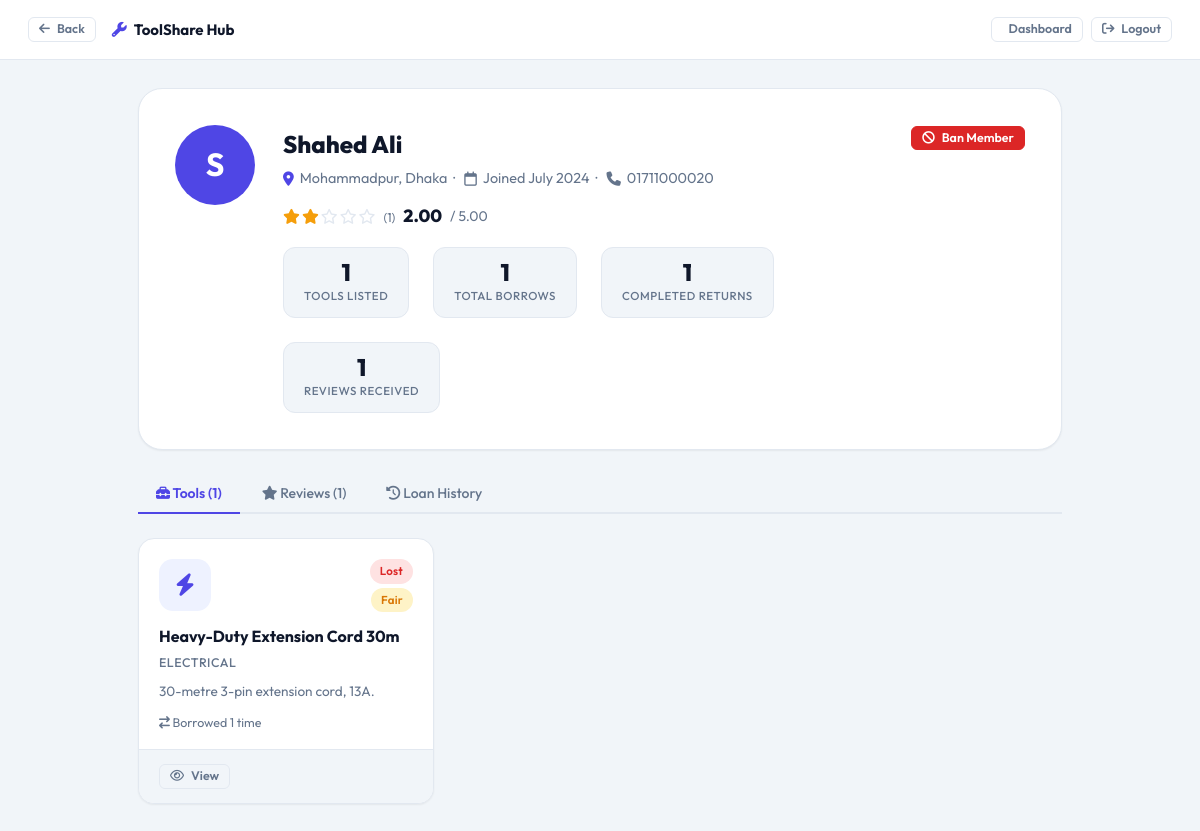
The page /profile.php?id=20 (signed in) on the database its author committed.
### tables this page shows
CREATE TABLE `member` (
  `member_id` int(11) NOT NULL AUTO_INCREMENT,
  `name` varchar(150) NOT NULL,
  `email` varchar(150) NOT NULL,
  `phone` varchar(20) DEFAULT NULL,
  `password` varchar(255) NOT NULL,
  `area_id` int(11) NOT NULL,
  `avg_rating` decimal(3,2) DEFAULT 0.00,
  `total_loans` int(11) DEFAULT 0,
  `is_banned` tinyint(1) NOT NULL DEFAULT 0,
  `profile_bio` text DEFAULT NULL,
  `role` enum('Admin','Member') DEFAULT 'Member',
  `created_at` datetime DEFAULT current_timestamp(),
  PRIMARY KEY (`member_id`),
  UNIQUE KEY `email` (`email`),
  CONSTRAINT `member_ibfk_1` FOREIGN KEY (`area_id`) REFERENCES `area` (`area_id`)
);

CREATE TABLE `area` (
  `area_id` int(11) NOT NULL AUTO_INCREMENT,
  `area_name` varchar(100) NOT NULL,
  `district` varchar(100) NOT NULL,
  PRIMARY KEY (`area_id`)
);

CREATE TABLE `tool` (
  `tool_id` int(11) NOT NULL AUTO_INCREMENT,
  `owner_id` int(11) NOT NULL,
  `category_id` int(11) NOT NULL,
  `name` varchar(200) NOT NULL,
  `condition` enum('New','Good','Fair','Needs Inspection') DEFAULT 'Good',
  `status` enum('Available','On Loan','Needs Inspection','Lost') DEFAULT 'Available',
  `description` text DEFAULT NULL,
  `created_at` datetime DEFAULT current_timestamp(),
  PRIMARY KEY (`tool_id`),
  CONSTRAINT `tool_ibfk_1` FOREIGN KEY (`owner_id`) REFERENCES `member` (`member_id`),
  CONSTRAINT `tool_ibfk_2` FOREIGN KEY (`category_id`) REFERENCES `category` (`category_id`)
);

CREATE TABLE `category` (
  `category_id` int(11) NOT NULL AUTO_INCREMENT,
  `name` varchar(100) NOT NULL,
  `description` text DEFAULT NULL,
  PRIMARY KEY (`category_id`),
  UNIQUE KEY `name` (`name`)
);

### profile.php (the view, shortened to what this page needs)
<?php
require_once 'db.php';
$viewer_id   = (int)$_SESSION['member_id'];
$viewer_role = $_SESSION['role'] ?? 'Member';
$target_id   = (int)($_GET['id'] ?? $viewer_id);
$member = fetchOne("
    SELECT m.*, a.area_name, a.district
    FROM Member m
    JOIN Area a ON m.area_id=a.area_id
    WHERE m.member_id=$target_id
");
$is_own_profile = ($viewer_id === $target_id);
$is_admin       = ($viewer_role === 'Admin');
$review_count = fetchOne("
    SELECT COUNT(*) AS cnt FROM Review WHERE reviewee_id=$target_id
")['cnt'];
$tools_count = fetchOne("
    SELECT COUNT(*) AS cnt FROM Tool WHERE owner_id=$target_id
")['cnt'];
$loans_count = fetchOne("
    SELECT COUNT(*) AS cnt FROM Loan_Record
    WHERE borrower_id=$target_id AND status='Returned'
")['cnt'];
$their_tools = fetchAll("
    SELECT t.*, c.name AS cat_name,
           COUNT(lr.loan_id) AS borrow_count
    FROM Tool t
    JOIN Category c ON t.category_id=c.category_id
    LEFT JOIN Loan_Record lr ON lr.tool_id=t.tool_id
    WHERE t.owner_id=$target_id
    GROUP BY t.tool_id
    ORDER BY t.status='Available' DESC, t.created_at DESC
");
$back_url = $is_admin ? 'admin_dashboard.php?section=members' : 'user_dashboard.php?section=browse';
?>
<!DOCTYPE html>
<html lang="en">
<head>
    <link rel="stylesheet" href="assets/style.css">
    <link rel="stylesheet" href="https://cdnjs.cloudflare.com/ajax/libs/font-awesome/6.5.0/css/all.min.css">
</head>
<body style="background:var(--bg);">
    <nav style="background:var(--card);border-bottom:1px solid var(--border);padding:0 28px;height:60px;display:flex;align-items:center;gap:16px;position:sticky;top:0;z-index:100;">
        <a href="<?= $back_url ?>" class="btn btn-ghost btn-sm">
            <i class="fa-solid fa-arrow-left"></i> Back
        </a>
        <span style="font-weight:700;color:var(--text);display:flex;align-items:center;gap:7px;">
            <i class="fa-solid fa-wrench" style="color:var(--primary);"></i>
            ToolShare Hub
        </span>
        <div style="margin-left:auto;display:flex;gap:8px;">
            <a href="<?= $is_admin ? 'admin_dashboard.php' : 'user_dashboard.php' ?>" class="btn btn-ghost btn-sm">
                <i class="fa-solid fa-grid-2"></i> Dashboard
            </a>
            <a href="logout.php" class="btn btn-ghost btn-sm">
                <i class="fa-solid fa-arrow-right-from-bracket"></i> Logout
            </a>
        </div>
    </nav>
    <div style="padding:28px;max-width:980px;margin:0 auto;" class="fade-in">
        <div class="profile-hero">
            <div class="avatar xl" style="
            flex-shrink:0;
            font-size:2rem;
            background:<?= $member['role'] === 'Admin' ? 'var(--danger)' : 'var(--primary)' ?>;
        ">
                <?= strtoupper(substr($member['name'], 0, 1)) ?>
            </div>
            <div class="profile-hero-right">
                <div style="display:flex;align-items:center;gap:10px;flex-wrap:wrap;">
                    <div class="profile-hero-name"><?= htmlspecialchars($member['name']) ?></div>
                </div>
                <div class="profile-hero-sub">
                    <i class="fa-solid fa-location-dot" style="color:var(--primary);"></i>
                    <?= htmlspecialchars($member['area_name']) ?>, <?= htmlspecialchars($member['district']) ?>
                    &nbsp;·&nbsp;
                    <i class="fa-regular fa-calendar"></i>
                    Joined <?= date('F Y', strtotime($member['created_at'])) ?>
                    <?php if ($member['phone'] && ($is_own_profile || $is_admin)): ?>
                        &nbsp;·&nbsp;
                        <i class="fa-solid fa-phone"></i>
                        <?= htmlspecialchars($member['phone']) ?>
                    <?php endif; ?>
                </div>
                <div style="display:flex;align-items:center;gap:8px;margin-bottom:16px;">
                    <?= stars($member['avg_rating'], $review_count) ?>
                    <span style="font-size:1.1rem;font-weight:800;color:var(--text);">
                        <?= number_format($member['avg_rating'], 2) ?>
                    </span>
                    <span style="color:var(--text-muted);font-size:.875rem;">
                        / 5.00
                    </span>
                </div>
                <div class="profile-stats-row">
                    <div class="profile-stat-item">
                        <div class="val"><?= $tools_count ?></div>
                        <div class="lbl">Tools Listed</div>
                    </div>
                    <div class="profile-stat-item">
                        <div class="val"><?= $member['total_loans'] ?></div>
                        <div class="lbl">Total Borrows</div>
                    </div>
                    <div class="profile-stat-item">
                        <div class="val"><?= $loans_count ?></div>
                        <div class="lbl">Completed Returns</div>
                    </div>
                    <div class="profile-stat-item">
                        <div class="val"><?= $review_count ?></div>
                        <div class="lbl">Reviews Received</div>
                    </div>
                </div>
            </div>
            <div style="display:flex;flex-direction:column;gap:8px;align-items:flex-end;">
                <?php if ($is_own_profile): ?>
                    <button class="btn btn-outline btn-sm" data-modal-open="modal-edit-profile">
                        <i class="fa-regular fa-pen-to-square"></i> Edit Profile
                    </button>
                    <button class="btn btn-ghost btn-sm" data-modal-open="modal-change-password">
                        <i class="fa-solid fa-key"></i> Change Password
                    </button>
                <?php elseif ($is_admin): ?>
                    <?php if ($member['is_banned']): ?>
                        <form method="POST" action="actions.php">
                            <input type="hidden" name="action" value="unban_member">
                            <input type="hidden" name="member_id" value="<?= $target_id ?>">
                            <input type="hidden" name="back" value="profile.php?id=<?= $target_id ?>">
                            <button type="submit" class="btn btn-success btn-sm">
                                <i class="fa-solid fa-lock-open"></i> Unban Member
                            </button>
                        </form>
                    <?php elseif ($member['role'] !== 'Admin'): ?>
                        <form method="POST" action="actions.php">
                            <button type="submit" class="btn btn-danger btn-sm"
                                data-confirm="Ban this member? They will be locked out.">
                                <i class="fa-solid fa-ban"></i> Ban Member
                            </button>
                        </form>
                    <?php endif; ?>
                <?php endif; ?>
            </div>
        </div>
        <div class="tab-nav">
            <button class="tab-btn active" onclick="switchTab('tools', this)">
                <i class="fa-solid fa-toolbox"></i> Tools (<?= $tools_count ?>)
            </button>
            <button class="tab-btn" onclick="switchTab('reviews', this)">
                <i class="fa-solid fa-star"></i> Reviews (<?= $review_count ?>)
            </button>
            <?php if ($is_own_profile || $is_admin): ?>
                <button class="tab-btn" onclick="switchTab('history', this)">
                    <i class="fa-solid fa-clock-rotate-left"></i> Loan History
                </button>
            <?php endif; ?>
        </div>
        <div class="tab-panel active" id="tab-tools">
            <?php if ($their_tools): ?>
                <div class="tools-grid">
                    <?php foreach ($their_tools as $t): ?>
                        <div class="tool-card">
                            <div class="tool-card-top">
                                <div class="tool-icon-wrap">
                                    <i class="<?= categoryIcon($t['cat_name']) ?>"></i>
                                </div>
                                <div class="tool-badges">
                                    <?= badge($t['status']) ?>
                                    <?= badge($t['condition']) ?>
                                </div>
                            </div>
                            <div class="tool-card-body">
                                <div class="tool-name"><?= htmlspecialchars($t['name']) ?></div>
                                <div class="tool-category"><?= htmlspecialchars($t['cat_name']) ?></div>
                                <div class="tool-desc"><?= htmlspecialchars(trunc($t['description'], 80)) ?></div>
                                <div style="font-size:.78rem;color:var(--text-muted);">
                                    <i class="fa-solid fa-arrow-right-arrow-left"></i>
                                    Borrowed <?= $t['borrow_count'] ?> time<?= $t['borrow_count'] != 1 ? 's' : '' ?>
                                </div>
                            </div>
                            <div class="tool-card-footer">
                                <a href="tool_details.php?id=<?= $t['tool_id'] ?>" class="btn btn-ghost btn-sm">
                                    <i class="fa-regular fa-eye"></i> View
                                </a>
                            </div>
                        </div>
                    <?php endforeach; ?>
                </div>
            <?php endif; ?>
        </div>
    </div>
</body>
</html>

### db.php (shortened to what this page needs)
<?php
$conn = mysqli_connect(DB_HOST, DB_USER, DB_PASS, DB_NAME);
mysqli_set_charset($conn, 'utf8mb4');
function q($sql)
{
    global $conn;
    $r = mysqli_query($conn, $sql);
    return $r;
}
function fetchAll($sql)
{
    $result = q($sql);
    $rows = [];
    while ($row = mysqli_fetch_assoc($result)) $rows[] = $row;
    return $rows;
}
function fetchOne($sql)
{
    $result = q($sql);
    return mysqli_fetch_assoc($result);
}
function categoryIcon($name)
{
    $map = [
        'Power Tools'        => 'fa-solid fa-plug-circle-bolt',
        'Hand Tools'         => 'fa-solid fa-wrench',
        'Garden Tools'       => 'fa-solid fa-seedling',
        'Kitchen Appliances' => 'fa-solid fa-blender',
        'Cleaning Equipment' => 'fa-solid fa-broom',
        'Electrical'         => 'fa-solid fa-bolt',
        'Plumbing'           => 'fa-solid fa-faucet-drip',
        'Painting'           => 'fa-solid fa-paint-brush',
        'Automotive'         => 'fa-solid fa-car-side',
        'Outdoor & Camping'  => 'fa-solid fa-tent',
    ];
    return $map[$name] ?? 'fa-solid fa-toolbox';
}
function badge($status)
{
    $map = [
        'Available'        => 'badge-success',
        'On Loan'          => 'badge-primary',
        'Needs Inspection' => 'badge-warning',
        'Lost'             => 'badge-danger',
        'Active'           => 'badge-info',
        'Returned'         => 'badge-success',
        'Overdue'          => 'badge-danger',
        'Pending'          => 'badge-warning',
        'Approved'         => 'badge-success',
        'Rejected'         => 'badge-danger',
        'Cancelled'        => 'badge-muted',
        'New'              => 'badge-info',
        'Good'             => 'badge-success',
        'Fair'             => 'badge-warning',
        'Damaged'          => 'badge-danger',
        'Minor'            => 'badge-warning',
        'Moderate'         => 'badge-orange',
        'Severe'           => 'badge-danger',
    ];
    $cls = $map[$status] ?? 'badge-muted';
    return "<span class='badge {$cls}'>" . htmlspecialchars($status) . "</span>";
}
function stars($rating, $count = null)
{
    $full = (int)round($rating);
    $html = '<span class="star-row">';
    for ($i = 1; $i <= 5; $i++) {
        $html .= $i <= $full ? '<i class="fa-solid fa-star star-on"></i>' : '<i class="fa-regular fa-star star-off"></i>';
    }
    $html .= '</span>';
    if ($count !== null) $html .= " <small class='text-muted'>({$count})</small>";
    return $html;
}
function trunc($text, $len = 80)
{
    return strlen($text) > $len ? substr($text, 0, $len) . '…' : $text;
}

### rows shown on the page
member: name "S", name "Shahed Ali", area.area_name "Mohammadpur", area.district "Dhaka", created_at "July 2024", phone "01711000020", avg_rating "2.00", total_loans "1"
tool: status "Lost Fair", name "Heavy-Duty Extension Cord 30m", category.name "ELECTRICAL", description "30-metre 3-pin extension cord, 13A.", borrow_count "1"

### other values the page prints
$count "1"
$tools_count "1"
$loans_count "1"
$review_count "1"
